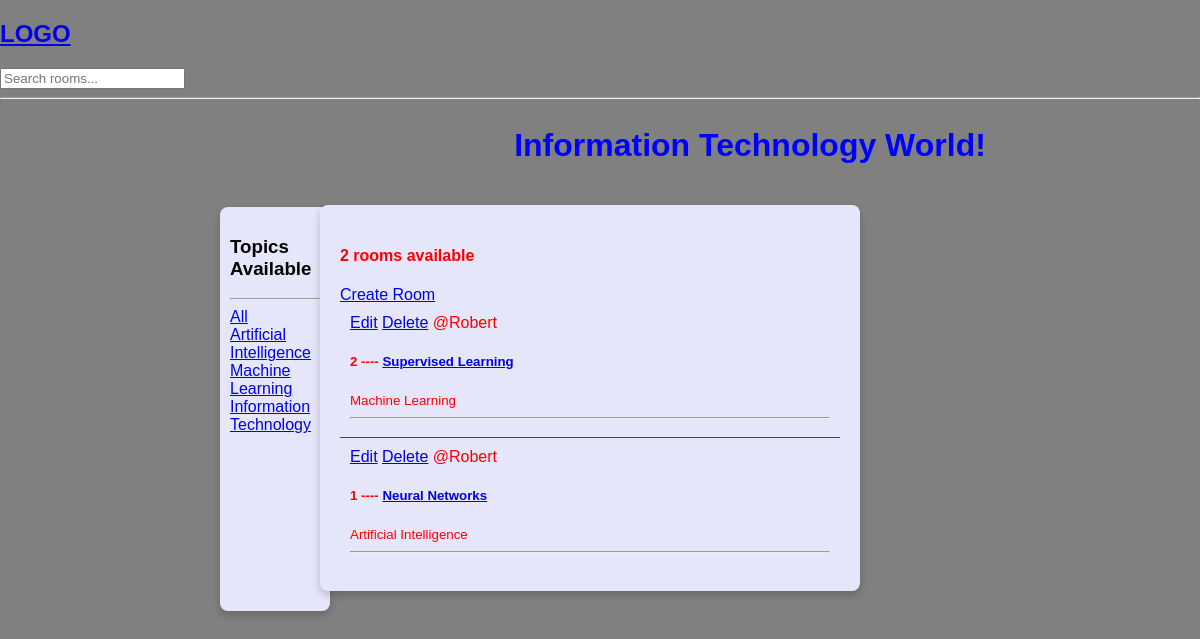
/home/, run on the app's committed database.
### base/models.py (models this page shows, shortened)
class Topic(models.Model):
    name = models.CharField(max_length=150)

class Room(models.Model):
    host = models.ForeignKey(User, on_delete=models.SET_NULL,null=True)
    topic = models.ForeignKey(Topic, on_delete=models.SET_NULL,null=True)
    name = models.CharField(max_length=150)
    description = models.TextField(null = True, blank=True)
    updated = models.DateTimeField(auto_now=True)
    created = models.DateTimeField(auto_now_add=True)
    class Meta:
        ordering = ['-updated', '-created']

### base/views.py (the view)
# urls.py: path('home/',views.home, name = 'home-view'),
def home(request):
    q = request.GET.get('q') if request.GET.get('q') != None else ''
    rooms = Room.objects.filter(
        Q(topic__name__icontains = q) |
        Q(name__icontains=q) |
        Q(description__icontains=q)
        )
    topics = Topic.objects.all()
    room_count = rooms.count()
    context = {
        'rooms':rooms,
        'topics':topics,
        'room_count':room_count
    }
    return render(request,'home.html',context)

### base/templates/home.html (shortened to what this page needs)
{% extends 'main.html' %}
{% block content %}
<div class="main-container">
    <div class="side-bar">
        <h3>Topics Available</h3>
        <hr>
        <a href="{% url 'home-view' %}">All</a>
        {% for topic in topics %}
        <div>
            <a href="{% url 'home-view'%}?q={{topic.name}}">{{topic.name}}</a>
        </div>
        {% endfor %}
    </div>
    <div>
        <h1>Information Technology World!</h1>
        <div class="container">
            <div class="room-list">
                <h4>{{room_count}} rooms available</h4>
                <a href="{% url 'create-room' %}">Create Room</a>
                {% for room in rooms %}
                <div class="room-item">
                    <a href="{% url 'update-room' room.id %}">Edit</a>
                    <a href="{% url 'delete-room' room.id %}">Delete</a>
                    <span>@{{room.host.username}}</span>
                    <h5>{{ room.id }} ---- <a href="{% url 'room-view' room.id %}">{{ room.name }}</a></h5>
                    <small>{{room.topic.name}}</small>
                    <hr>
                </div>
                {% endfor %}
            </div>
        </div>
    </div>
</div>
{% endblock %}

### base/templates/main.html (shortened to what this page needs)
<!DOCTYPE html>
<html lang="en">
<head>
    {% load crispy_forms_tags %}
    {% load static %}
    <link rel="stylesheet" href="{% static 'css/style.css' %}">
</head>
<body>
    {% include 'navbar.html' %}
    {% block content %}
    {% endblock %}
</body>
</html>

### base/templates/navbar.html
<a href="/">
    <h2>LOGO</h2>
</a>
<form action="" method = "GET">
<input type="text" name="q" placeholder="Search rooms..."/>
</form>
<hr>

### base/static/css/style.css (style rules this page uses)
body { font-family: Arial, sans-serif; margin: 0; padding: 0; background-color: #808080; }
h1 { color: blue; text-align: center; margin-top: 20px; }
.container { max-width: 1200px; margin: auto; padding: 20px; }
.room-list { background-color: #E6E6FA; color: red; border-radius: 8px; padding: 20px; box-shadow: 0 4px 8px rgba(0, 0, 0, 0.2); }
.room-item { padding: 10px; border-bottom: 1px solid #444; }
.room-item:last-child { border-bottom: none; }

### data on the page
Topic: name "Artificial Intelligence"
Topic: name "Machine Learning"
Topic: name "Information Technology"
Room: host.username "Robert", id "2", name "Supervised Learning", topic.name "Machine Learning"
Room: host.username "Robert", id "1", name "Neural Networks", topic.name "Artificial Intelligence"

### other printed values
{{ room_count }} "2"
